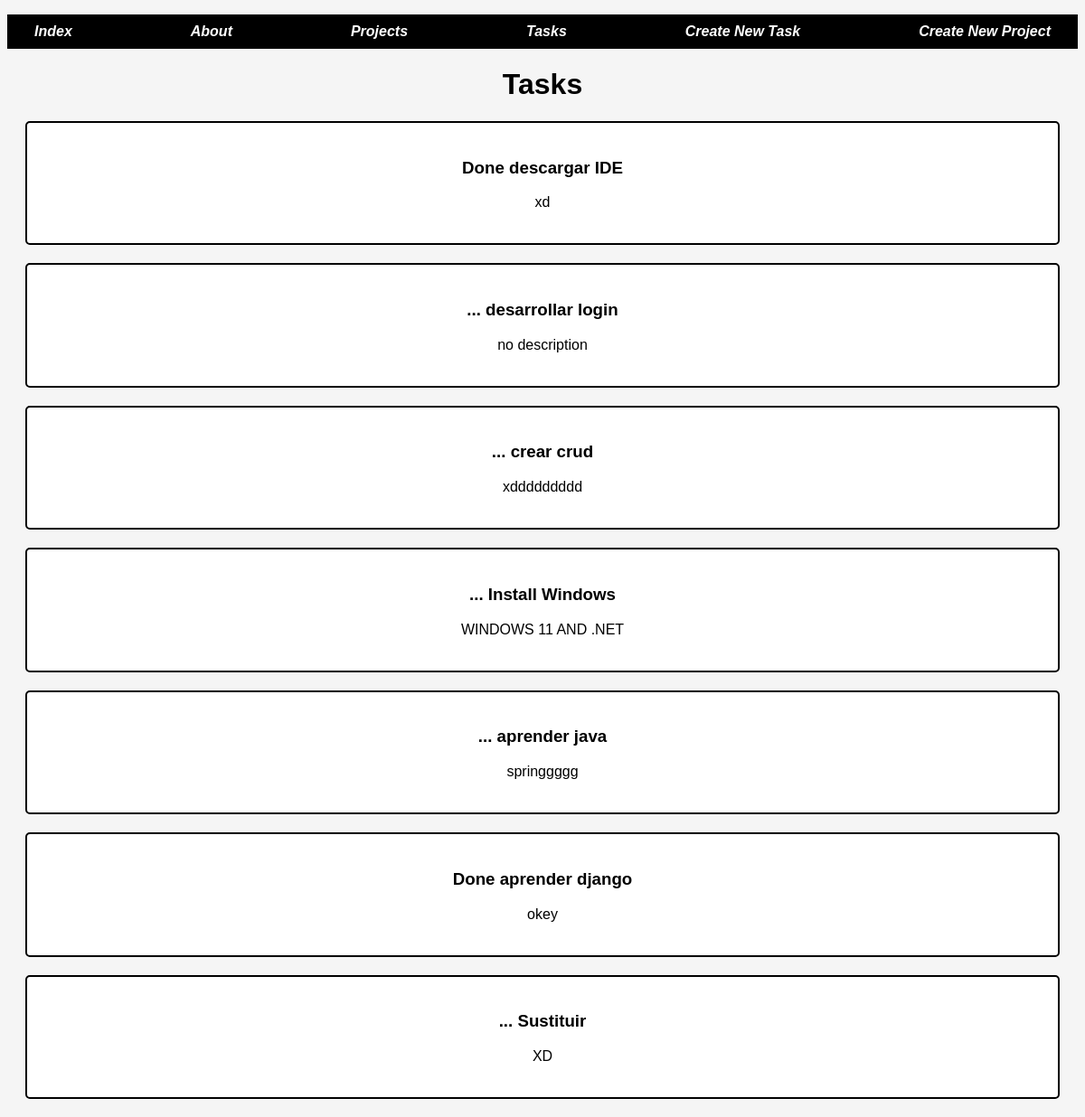
/tasks/, run on the app's committed database.
### myapp/models.py (models this page shows, shortened)
class Task(models.Model):
    title = models.CharField(max_length=200)
    description = models.TextField(max_length=500)
    project = models.ForeignKey(Project, on_delete=models.CASCADE)
    done = models.BooleanField(default=False)

### myapp/views.py (the view)
# urls.py: path('tasks/', views.tasks, name='tasks'),
def tasks(req):
    return render(req, 'tasks/tasks.html', {
        'tasks': list(Task.objects.values())
    })

### myapp/templates/tasks/tasks.html
{% extends 'layout/nav.html' %}
{% block content %}
    <h1>Tasks</h1>
    {% for t in tasks %}
    <div class="card">
        <h3>{% if t.done == True %}
            Done
            {% else %}
            ...
            {% endif %}
            {{t.title}}</h3>
        {% if t.description == "" %}
        <p>no description</p>
        {% else %}
        <p>{{t.description}}</p>
        {% endif %}
    </div>
    {% endfor %}
{% endblock %}

### myapp/templates/layout/nav.html (shortened to what this page needs)
{% load static %}
<!DOCTYPE html>
<html lang="en">
<head>
    <link rel="stylesheet" href="{% static 'styles/main.css' %}">
</head>
<body>
    <nav class="navbar">
        <ul>
            <li><a href="{% url 'index' %}">Index</a></li>
            <li><a href="{% url 'about' %}">About</a></li>
            <li><a href="{% url 'projects' %}">Projects</a></li>
            <li><a href="{% url 'tasks' %}">Tasks</a></li>
            <li><a href="{% url 'create_task' %}">Create New Task</a></li>
            <li><a href="{% url 'create_project' %}">Create New Project</a></li>
        </ul>
    </nav>
    <main class="container">
        {% block content %}
        {% endblock %}
    </main>
</body>
</html>

### myapp/static/styles/main.css (style rules this page uses)
body { font-family: Helvetica; background-color: whitesmoke; }
.navbar { background-color: black; color: whitesmoke; font-style: italic; }
.navbar ul { display: flex; justify-content: space-between; padding: 10px 30px; }
.navbar ul li { list-style: none; }
.navbar ul li a { text-decoration: none; color: white; font-weight: bold; }
.container { max-width: 1200px; margin: auto; text-align: center; }
.card { border: 2px solid black; border-radius: 5px; background-color: white; padding: 20px; margin: 20px; }

### data on the page
Task: done "Done", title "descargar IDE", description "xd"
Task: title "desarrollar login", description "no description"
Task: title "crear crud", description "xddddddddd"
Task: title "Install Windows", description "WINDOWS 11 AND .NET"
Task: title "aprender java", description "springgggg"
Task: done "Done", title "aprender django", description "okey"
Task: title "Sustituir", description "XD"
